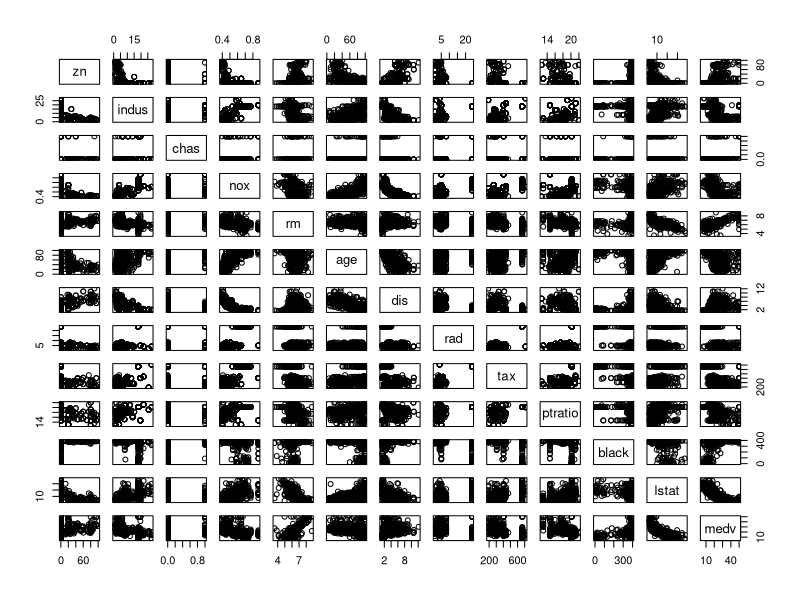
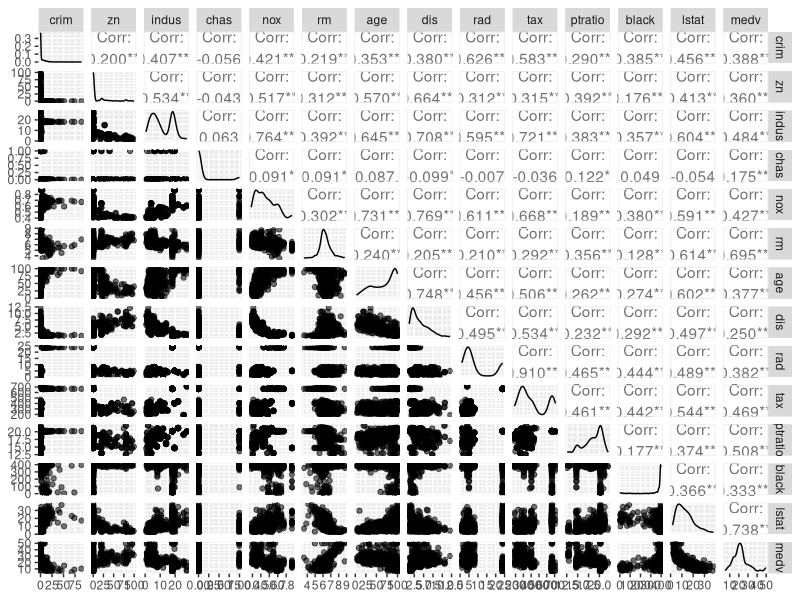
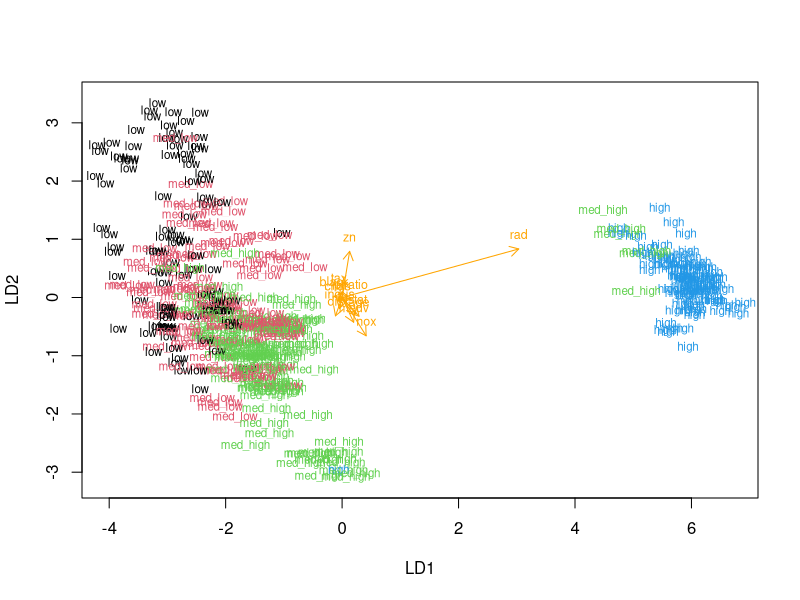
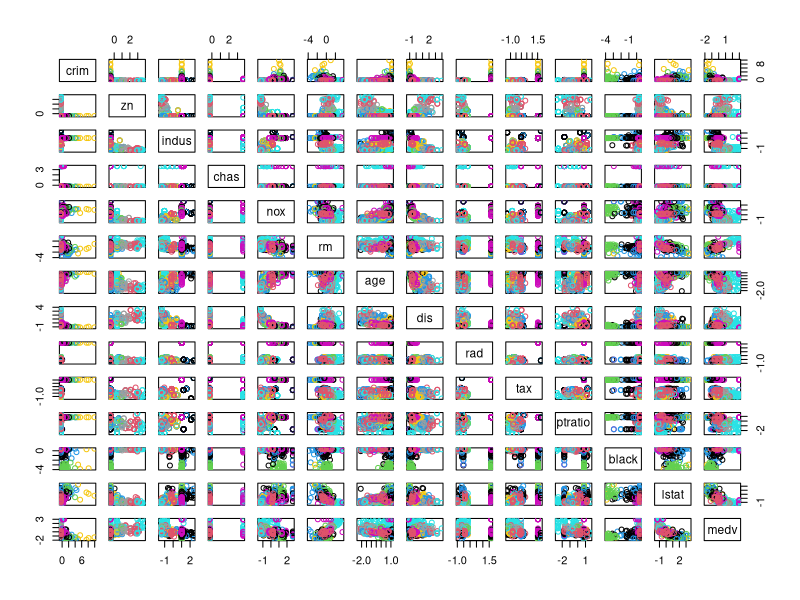
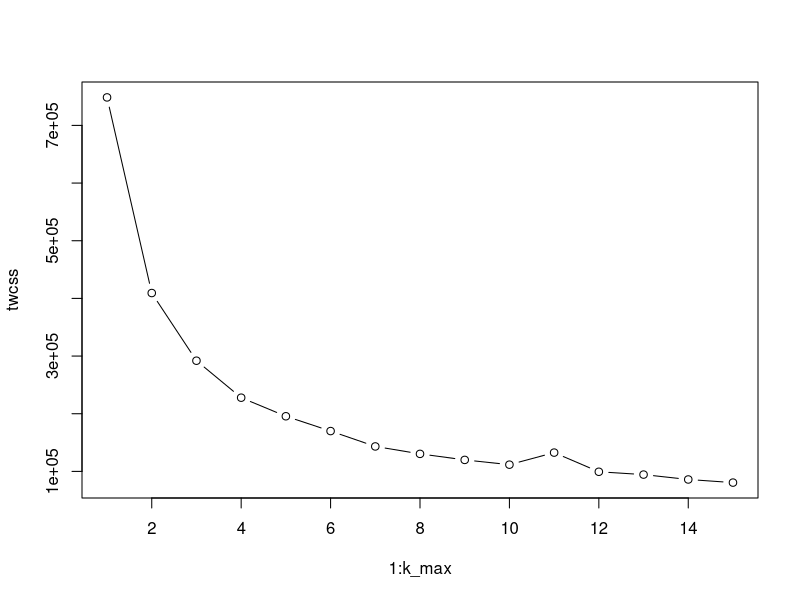
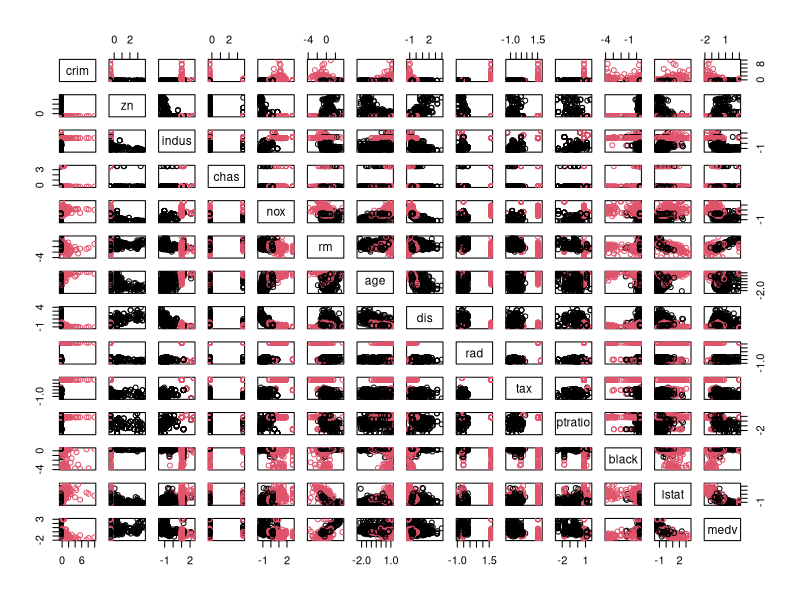

The R source for these figures, in order:
## ---- chunk 1
# access the MASS package
library(MASS)

# load the data
data("Boston")

# explore the dataset
str(Boston)
dim(Boston)

## ---- chunk 2
summary(Boston)

library(ggplot2)

library(GGally)

pairs(Boston[-1])

p=ggpairs(Boston, mapping = aes(alpha = 0.3), lower = list(combo = wrap("facethist", bins = 20)))

p

# calculate the correlation matrix
cor_matrix<-cor(Boston) 

# print the correlation matrix
cor_matrix

## ---- chunk 3

# center and standardize variables
boston_scaled <- scale(Boston)

# summaries of the scaled variables
summary(boston_scaled)

# change the object to data frame
boston_scaled=as.data.frame(boston_scaled)

## ---- chunk 4
# save the scaled crim as scaled_crim
scaled_crim <- boston_scaled$crim

# create a quantile vector of crim and print it
bins <- quantile(scaled_crim)

# create a categorical variable 'crime', label-käsky on varmaan väärin
crime <- cut(scaled_crim, breaks = bins, include.lowest = TRUE, label=c("low","med_low","med_high","high"))

# remove original crim from the dataset
boston_scaled <- dplyr::select(boston_scaled, -crim)

# add the new categorical value to scaled data
boston_scaled <- data.frame(boston_scaled, crime)

# number of rows in the Boston dataset 
n <- nrow(boston_scaled)

# choose randomly 80% of the rows
ind <- sample(n,  size = n * 0.8)

# create train set
train <- boston_scaled[ind,]

# create test set 
test <- boston_scaled[-ind,]


## ---- chunk 5

# linear discriminant analysis
lda.fit <- lda(crime ~ ., data = train)

# print the lda.fit object
lda.fit

# the function for lda biplot arrows
lda.arrows <- function(x, myscale = 1, arrow_heads = 0.1, color = "orange", tex = 0.75, choices = c(1,2)){
  heads <- coef(x)
  arrows(x0 = 0, y0 = 0, 
         x1 = myscale * heads[,choices[1]], 
         y1 = myscale * heads[,choices[2]], col=color, length = arrow_heads)
  text(myscale * heads[,choices], labels = row.names(heads), 
       cex = tex, col=color, pos=3)
}

# target classes as numeric
classes <- as.numeric(train$crime)

# plot the lda results
plot(lda.fit, dimen = 2, col = classes, pch = classes)
lda.arrows(lda.fit, myscale = 1)


## ---- chunk 6
# save the correct classes from test data
correct_classes <- test$crime

# remove the crime variable from test data
test <- dplyr::select(test, -crime)

# predict classes with test data
lda.pred <- predict(lda.fit, newdata = test)

# cross tabulate the results
table(correct = correct_classes, predicted = lda.pred$class)

## ---- chunk 7
# load the data
data("Boston")

# center and standardize variables
boston_scaled <- scale(Boston)

# change the object to data frame
boston_scaled=as.data.frame(boston_scaled)

# euclidean distance matrix
dist_eu <- dist(boston_scaled)

# look at the summary of the distances
summary(dist_eu)

# manhattan distance matrix
dist_man <- dist(boston_scaled, method="manhattan")

# look at the summary of the distances

summary(dist_man)

# k-means clustering
km <-kmeans(dist_eu, centers = 15)

# plot the Boston dataset with clusters
pairs(boston_scaled, col = km$cluster)

set.seed(123)


# determine the number of clusters
k_max <- 15

# calculate the total within sum of squares
twcss <- sapply(1:k_max, function(k){kmeans(dist_eu, k)$tot.withinss})

# visualize the results
plot(1:k_max, twcss, type='b')

# k-means clustering
km <-kmeans(dist_eu, centers = 2)

# plot the Boston dataset with clusters
pairs(boston_scaled, col = km$cluster)

